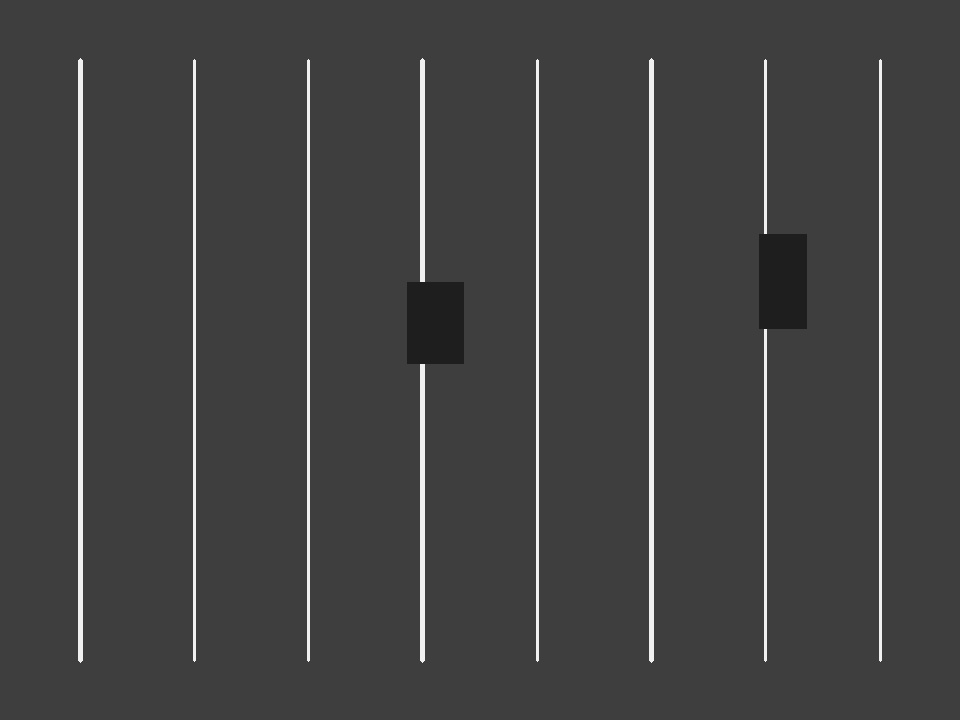
#> input picture datasets/synthetic/synth_000.jpg, 960 x 720 px
$ python -i parking_segmentation.py   (imports and definitions only)
#> lines starting #> are read from the running program, lines starting #| are printed output that depends on the picture; after the words box and inside, x2 and y2 are one past the last pixel; in counts of white or black regions, pixels touching at a corner belong together
#> further down, picture is the input picture: shape (720, 960, 3); min 26, max 246, mean 66
from __future__ import annotations
from __future__ import annotations

import argparse
import json
from dataclasses import dataclass, asdict
from pathlib import Path
from typing import List, Tuple, Dict, Any

import cv2
import numpy as np


@dataclass
class LineDet:
    start: Tuple[int, int]
    end: Tuple[int, int]
    length: float
    angle_deg: float
    is_horizontal: bool
    is_vertical: bool


@dataclass
class Spot:
    bbox: Tuple[float, float, float, float]  # x1, y1, x2, y2
    area: float
    aspect_ratio: float
    center: Tuple[float, float]
    type: str


# [232 lines left out: functions load_image, detect_white_lines, create_spots_from_vertical_dividers, create_spots_from_horizontal_pairs, iou, filter_and_merge_spots and 4 more, not called in this run]


# [2 lines not run here, left out]
import argparse
import json
from dataclasses import dataclass, asdict
from pathlib import Path
from typing import List, Tuple, Dict, Any

import cv2
import numpy as np


@dataclass
class LineDet:
    start: Tuple[int, int]
    end: Tuple[int, int]
    length: float
    angle_deg: float
    is_horizontal: bool
    is_vertical: bool


@dataclass
class Spot:
    bbox: Tuple[float, float, float, float]  # x1, y1, x2, y2
    area: float
    aspect_ratio: float
    center: Tuple[float, float]
    type: str


# [5 lines left out: function load_image, not called in this run]


def detect_white_lines(image: np.ndarray) -> List[LineDet]:
    gray = cv2.cvtColor(image, cv2.COLOR_BGR2GRAY)
    white_mask = cv2.inRange(gray, 170, 255)
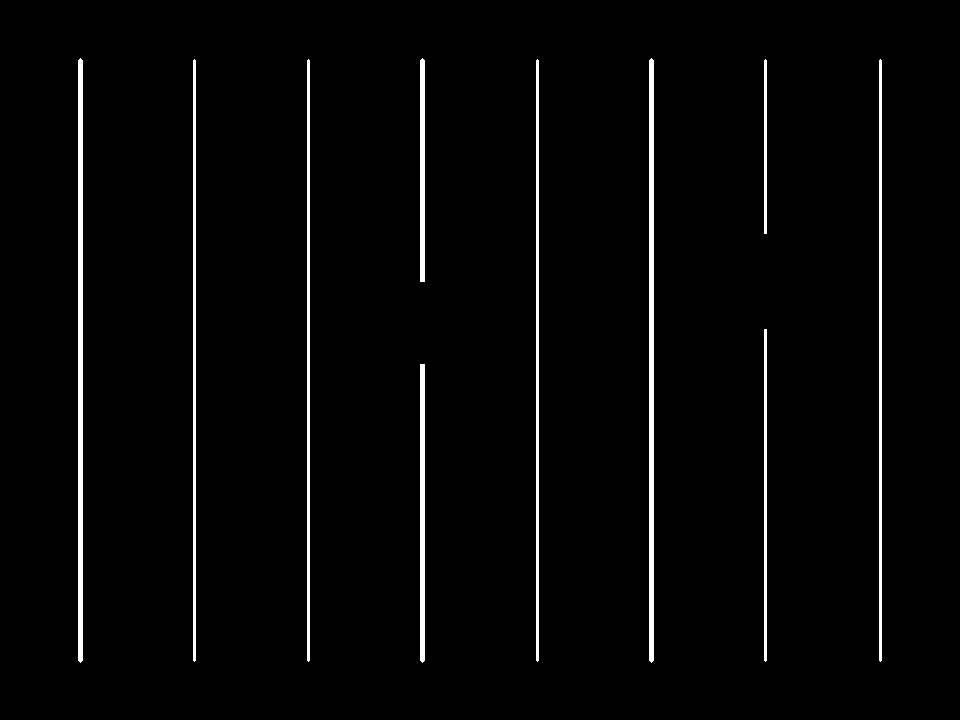
#> white_mask: shape (720, 960); 2.5% white; 10 white regions, largest, box (x1, y1, x2, y2) and area: (78, 58, 83, 663) 3013, (649, 58, 654, 663) 3013, (193, 59, 196, 662) 1805

    kernel = np.ones((2, 2), np.uint8)
    white_mask = cv2.morphologyEx(white_mask, cv2.MORPH_CLOSE, kernel)
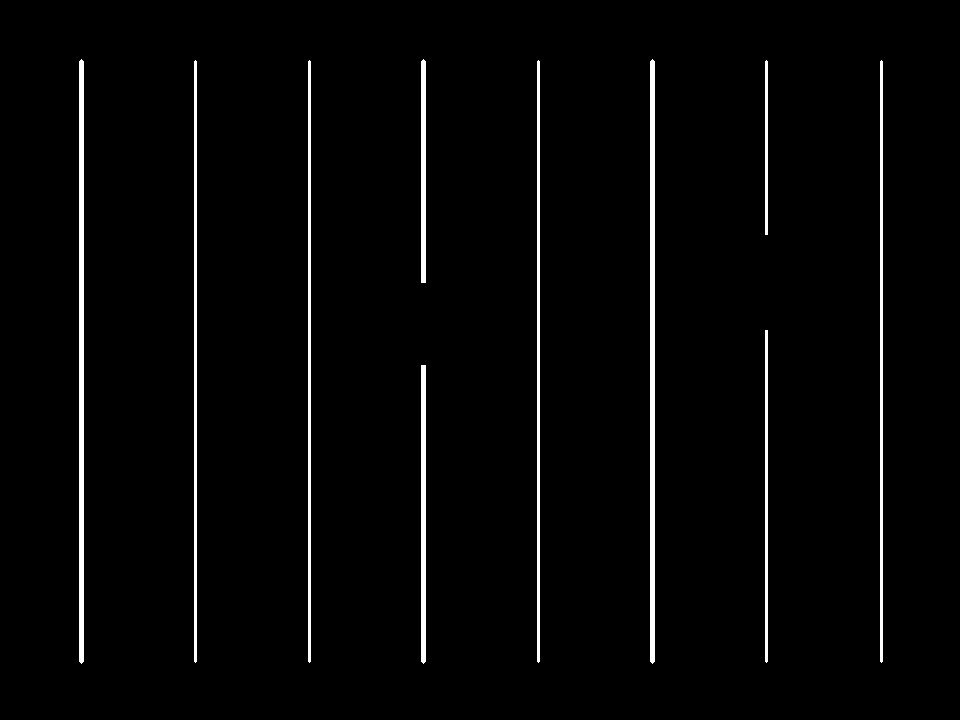
#> white_mask: shape (720, 960); 2.5% white; 10 white regions, largest, box (x1, y1, x2, y2) and area: (79, 59, 84, 664) 3013, (650, 59, 655, 664) 3013, (194, 60, 197, 663) 1805
    white_mask = cv2.morphologyEx(white_mask, cv2.MORPH_OPEN, kernel)
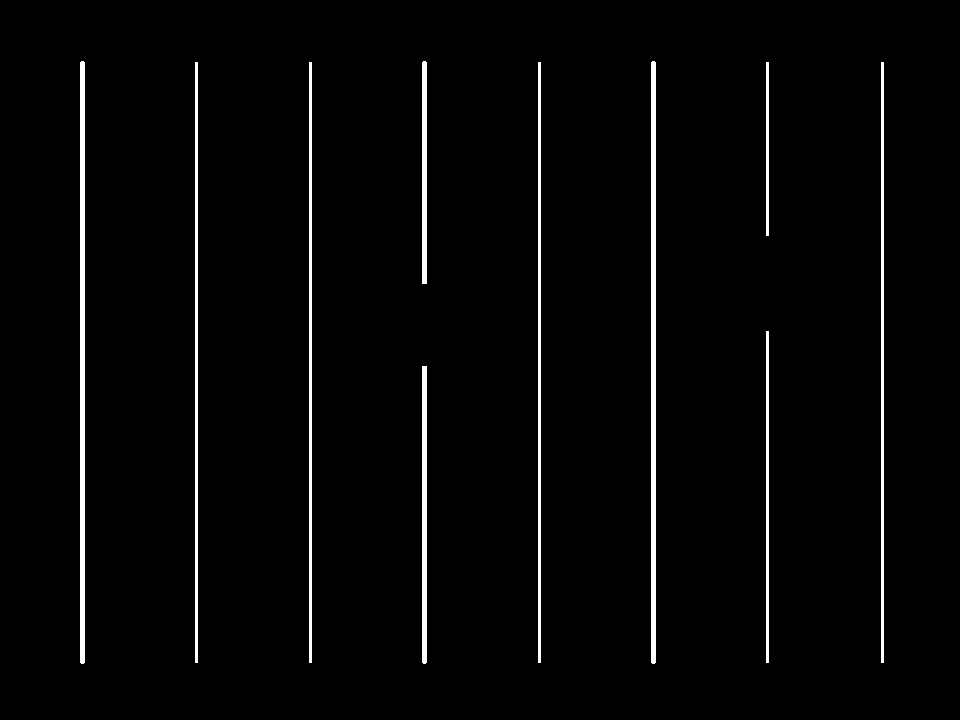
#> white_mask: shape (720, 960); 2.5% white; 10 white regions, largest, box (x1, y1, x2, y2) and area: (80, 61, 85, 664) 3011, (651, 61, 656, 664) 3011, (195, 62, 198, 663) 1803

    blurred = cv2.GaussianBlur(white_mask, (3, 3), 0)
    edges = cv2.Canny(blurred, 30, 120, apertureSize=3)
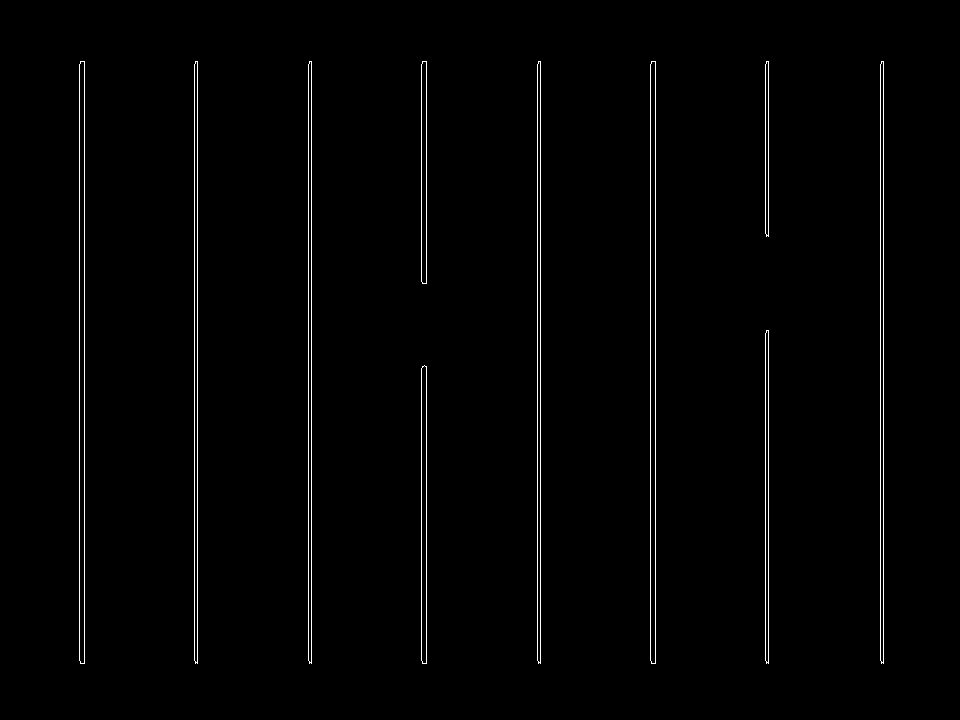
#> edges: shape (720, 960); 1.4% white in thin lines or dots, all inside (x1, y1, x2, y2) = (79, 61, 884, 664)

    lines = cv2.HoughLinesP(
        edges, rho=1, theta=np.pi / 180, threshold=40, minLineLength=25, maxLineGap=10
    )
#> lines = 28 rows, first 6: [883, 663, 883, 61], [655, 663, 655, 61], [311, 663, 311, 61], [650, 660, 650, 64], [194, 660, 194, 64], [537, 660, 537, 64]

    out: List[LineDet] = []
    if lines is not None:
        for ln in lines:
            x1, y1, x2, y2 = ln[0]
            length = float(np.hypot(x2 - x1, y2 - y1))
            if length < 15:
                continue
            angle = float(np.degrees(np.arctan2(y2 - y1, x2 - x1)))
            is_h = abs(angle) < 25 or abs(angle) > 155
            is_v = 65 < abs(angle) < 115
            out.append(LineDet(start=(x1, y1), end=(x2, y2), length=length, angle_deg=angle, is_horizontal=is_h, is_vertical=is_v))
#> this loop made 28 passes
#> (x1, y1, x2, y2, length, angle) on passes 1 to 8: (883, 663, 883, 61, 602, -90), (655, 663, 655, 61, 602, -90), (311, 663, 311, 61, 602, -90), (650, 660, 650, 64, 596, -90), (194, 660, 194, 64, 596, -90), (537, 660, 537, 64, 596, -90), (79, 660, 79, 64, 596, -90), (880, 660, 880, 64, 596, -90)
#> after the loop, out = 28 items
    return out


# [199 lines left out: functions create_spots_from_vertical_dividers, create_spots_from_horizontal_pairs, iou, filter_and_merge_spots, draw_overlay, segment_parking and 2 more, not called in this run]


# [2 lines not run here, left out]

>>> import cv2
>>> picture = cv2.imread('../datasets/synthetic/synth_000.jpg')
>>> result = detect_white_lines(picture)
#> result = 28 items

$ run again, on datasets/synthetic/synth_002.jpg
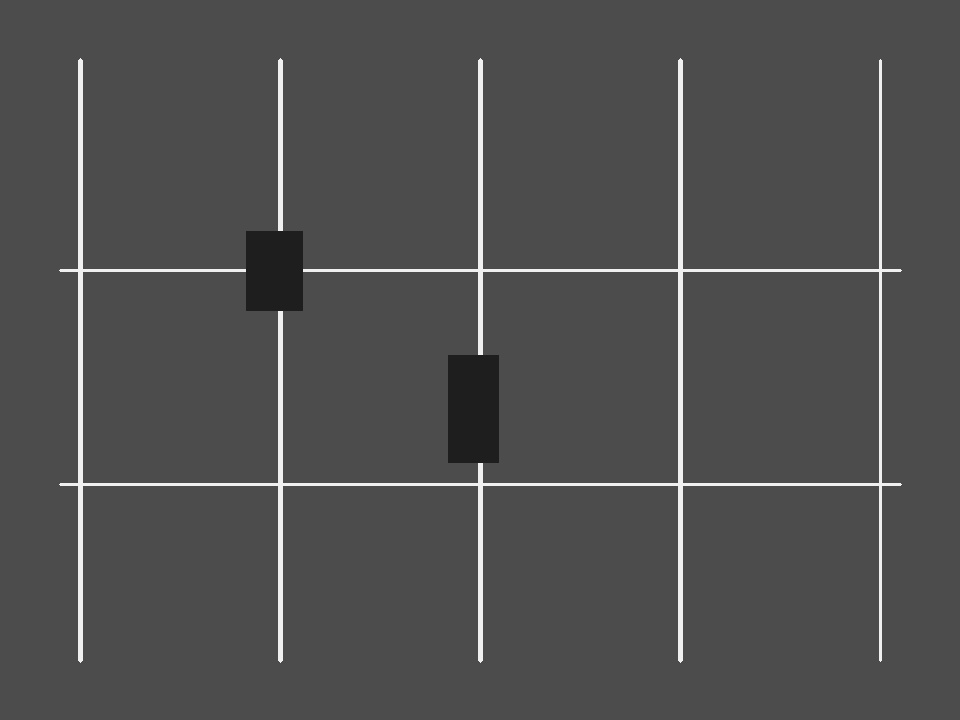
#> input picture datasets/synthetic/synth_002.jpg, 960 x 720 px
#> picture is the input picture: shape (720, 960, 3); min 24, max 246, mean 79.5
#> in detect_white_lines, `white_mask = cv2.inRange(gray, 170, 255)`:
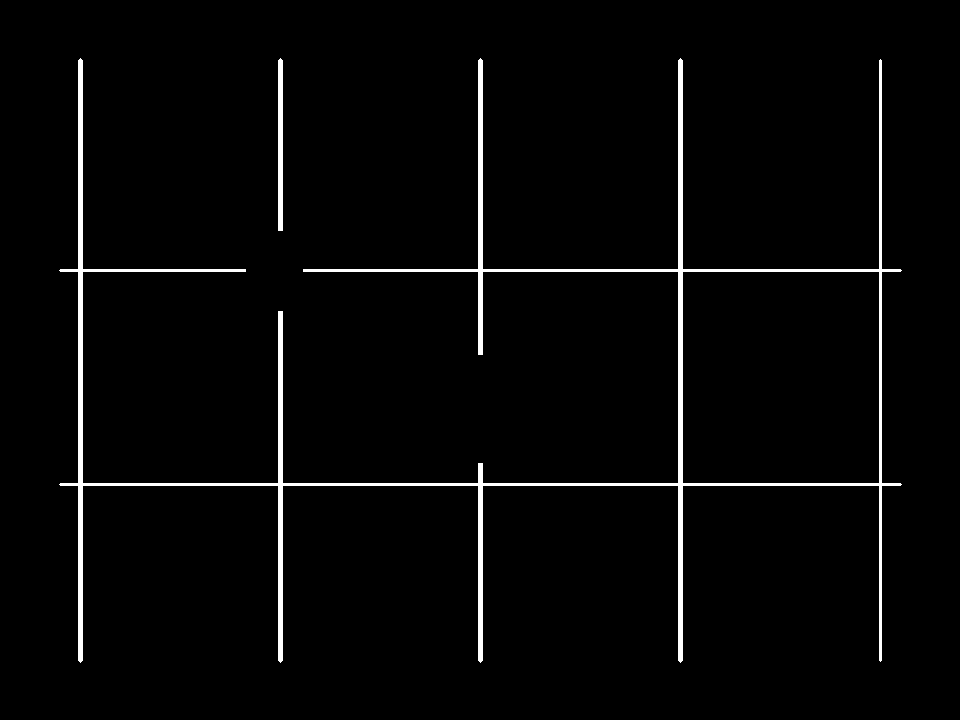
#> white_mask: shape (720, 960); 2.6% white; 2 white regions, box (x1, y1, x2, y2) and area: (59, 58, 902, 663) 16814, (278, 58, 283, 231) 859
#> in detect_white_lines, `edges = cv2.Canny(blurred, 30, 120, apertureSize=3)`:
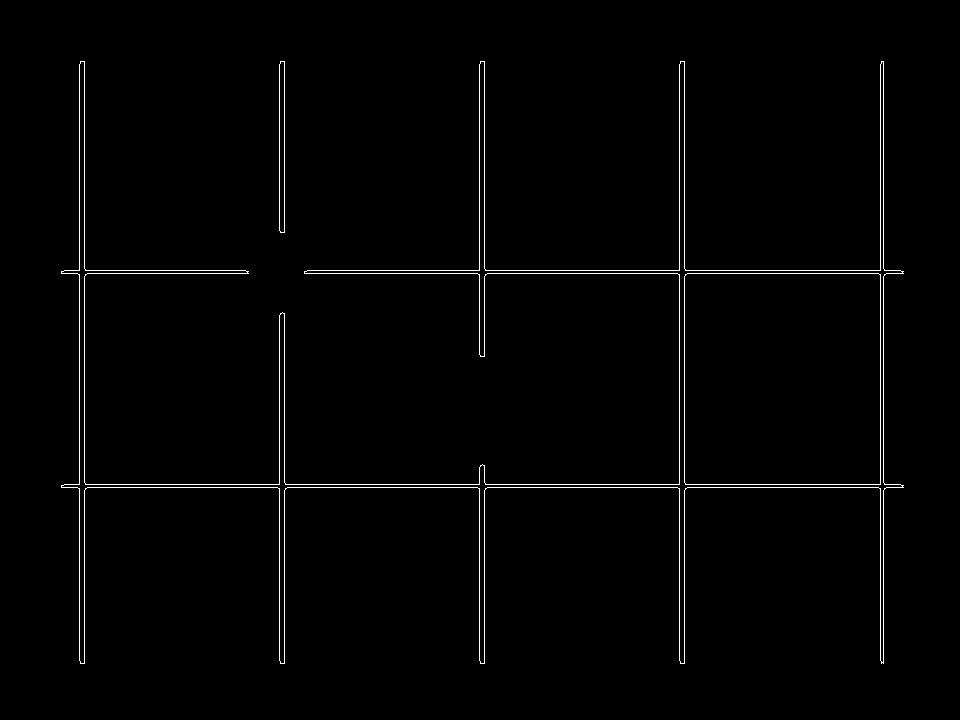
#> edges: shape (720, 960); 1.3% white in thin lines or dots, all inside (x1, y1, x2, y2) = (61, 61, 904, 664)
#> lines = 33 rows, first 6: [64, 484, 900, 484], [61, 487, 903, 487], [304, 273, 903, 273], [684, 663, 684, 61], [307, 270, 900, 270], [880, 660, 880, 64]
#> the loop in detect_white_lines, `for ln in lines:` made 33 passes
#> (x1, y1, x2, y2, length, angle, is_h, is_v) on passes 1 to 8: (64, 484, 900, 484, 836, 0, True, False), (61, 487, 903, 487, 842, 0, True, False), (304, 273, 903, 273, 599, 0, True, False), (684, 663, 684, 61, 602, -90, False, True), (307, 270, 900, 270, 593, 0, True, False), (880, 660, 880, 64, 596, -90, False, True), (679, 660, 679, 64, 596, -90, False, True), (284, 232, 284, 61, 171, -90, False, True)
#> after the loop in detect_white_lines, `for ln in lines:`: out = 33 items

$ run again, on datasets/synthetic/synth_003.jpg
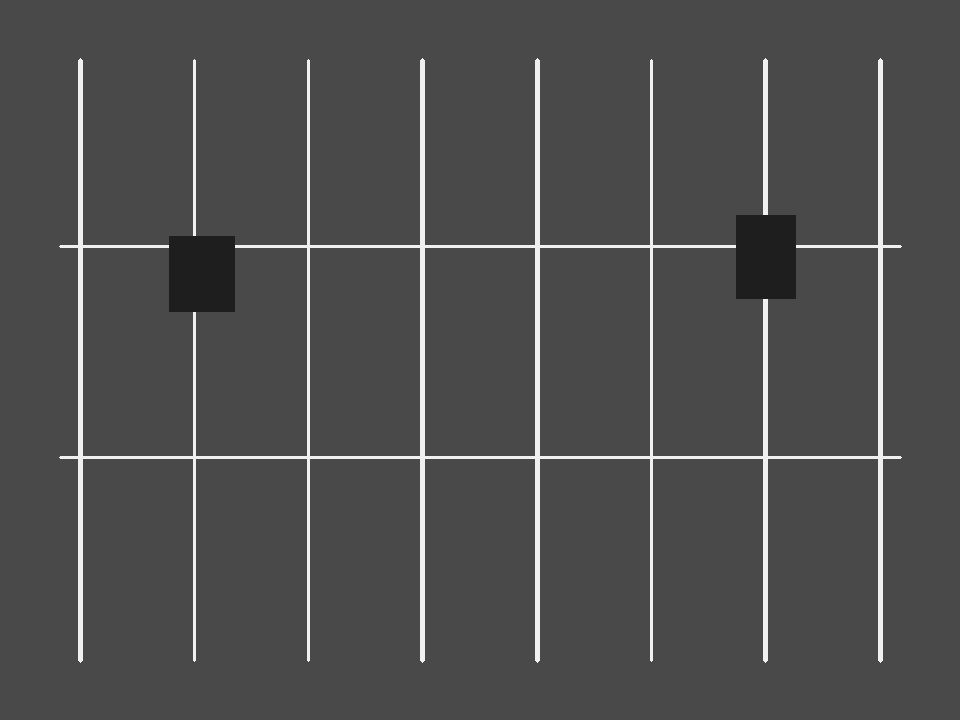
#> input picture datasets/synthetic/synth_003.jpg, 960 x 720 px
#> picture is the input picture: shape (720, 960, 3); min 25, max 247, mean 78.3
#> in detect_white_lines, `white_mask = cv2.inRange(gray, 170, 255)`:
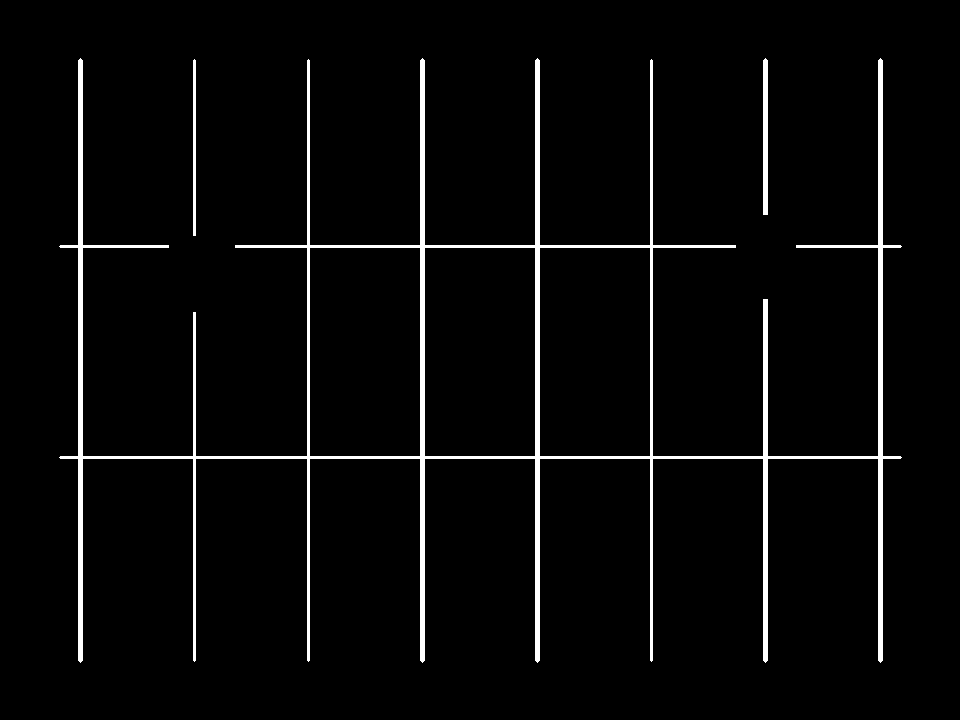
#> white_mask: shape (720, 960); 3.5% white; 3 white regions, box (x1, y1, x2, y2) and area: (59, 58, 902, 663) 23016, (763, 58, 768, 215) 779, (193, 59, 196, 236) 529
#> in detect_white_lines, `edges = cv2.Canny(blurred, 30, 120, apertureSize=3)`:
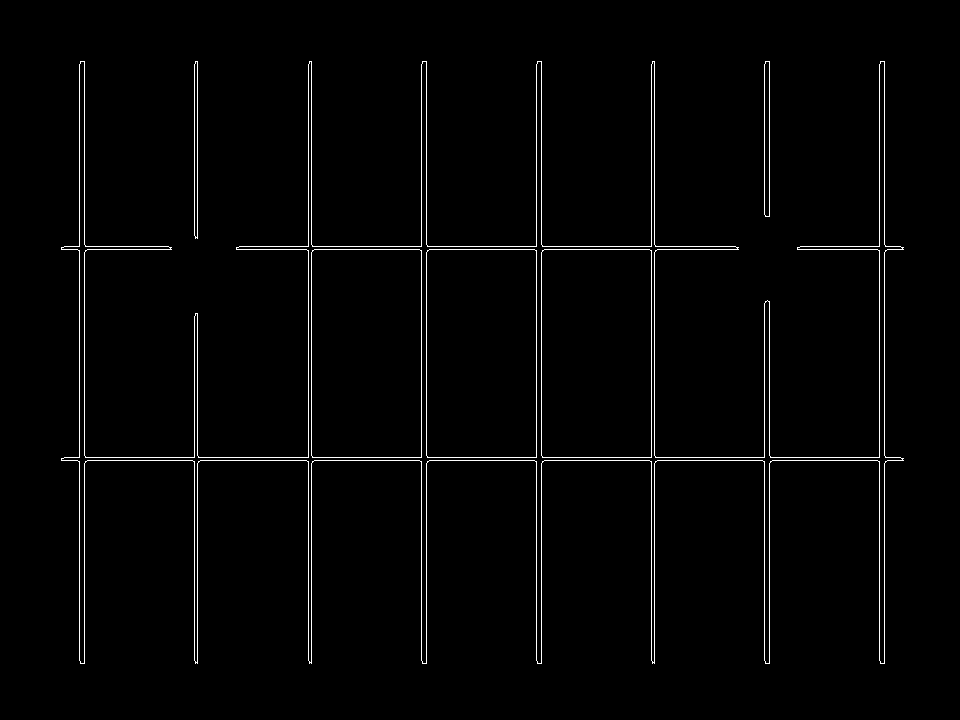
#> edges: shape (720, 960); 1.8% white in thin lines or dots, all inside (x1, y1, x2, y2) = (61, 61, 904, 664)
#> lines = 38 rows, first 6: [884, 663, 884, 61], [879, 660, 879, 64], [797, 249, 903, 249], [61, 460, 903, 460], [536, 660, 536, 64], [64, 457, 900, 457]
#> the loop in detect_white_lines, `for ln in lines:` made 38 passes
#> (x1, y1, x2, y2, length, angle, is_h, is_v) on passes 1 to 8: (884, 663, 884, 61, 602, -90, False, True), (879, 660, 879, 64, 596, -90, False, True), (797, 249, 903, 249, 106, 0, True, False), (61, 460, 903, 460, 842, 0, True, False), (536, 660, 536, 64, 596, -90, False, True), (64, 457, 900, 457, 836, 0, True, False), (239, 246, 735, 246, 496, 0, True, False), (311, 663, 311, 61, 602, -90, False, True)
#> after the loop in detect_white_lines, `for ln in lines:`: out = 38 items
